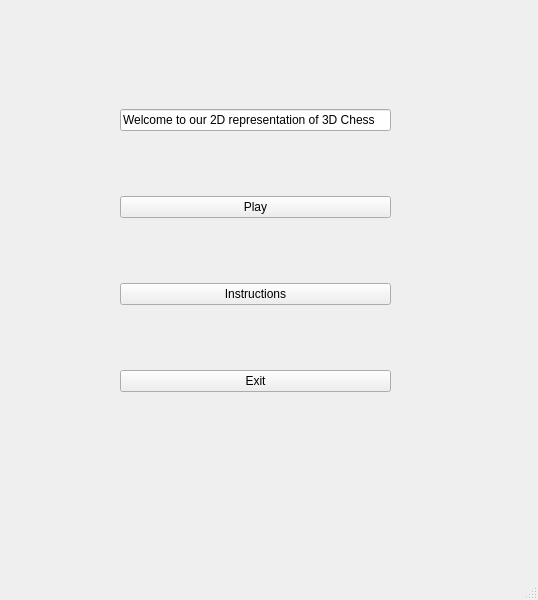
<?xml version="1.0" encoding="UTF-8"?>
<ui version="4.0">
 <class>MainWindow</class>
 <widget class="QMainWindow" name="MainWindow">
  <property name="geometry">
   <rect>
    <x>0</x>
    <y>0</y>
    <width>538</width>
    <height>600</height>
   </rect>
  </property>
  <property name="windowTitle">
   <string>MainWindow</string>
  </property>
  <widget class="QWidget" name="centralwidget">
   <widget class="QWidget" name="">
    <property name="geometry">
     <rect>
      <x>120</x>
      <y>50</y>
      <width>271</width>
      <height>401</height>
     </rect>
    </property>
    <layout class="QVBoxLayout" name="verticalLayout">
     <item>
      <widget class="QLineEdit" name="lineEdit">
       <property name="text">
        <string>Welcome to our 2D representation of 3D Chess</string>
       </property>
      </widget>
     </item>
     <item>
      <widget class="QPushButton" name="playButton">
       <property name="text">
        <string>Play</string>
       </property>
      </widget>
     </item>
     <item>
      <widget class="QPushButton" name="instructionsButton">
       <property name="text">
        <string>Instructions</string>
       </property>
      </widget>
     </item>
     <item>
      <widget class="QPushButton" name="exitButton">
       <property name="text">
        <string>Exit</string>
       </property>
      </widget>
     </item>
    </layout>
   </widget>
  </widget>
  <widget class="QMenuBar" name="menubar">
   <property name="geometry">
    <rect>
     <x>0</x>
     <y>0</y>
     <width>538</width>
     <height>22</height>
    </rect>
   </property>
  </widget>
  <widget class="QStatusBar" name="statusbar"/>
 </widget>
 <resources/>
 <connections/>
</ui>
